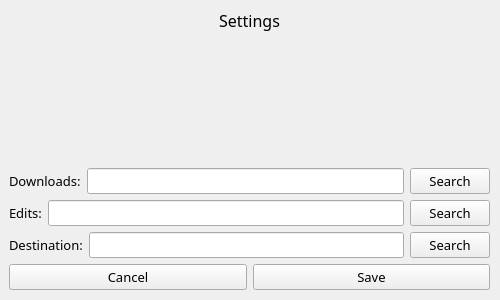
<?xml version="1.0" encoding="UTF-8"?>
<ui version="4.0">
 <class>Frame</class>
 <widget class="QFrame" name="Frame">
  <property name="enabled">
   <bool>true</bool>
  </property>
  <property name="geometry">
   <rect>
    <x>0</x>
    <y>0</y>
    <width>500</width>
    <height>300</height>
   </rect>
  </property>
  <property name="font">
   <font>
    <family>Yu Gothic UI Semilight</family>
    <pointsize>10</pointsize>
   </font>
  </property>
  <property name="windowTitle">
   <string>Frame</string>
  </property>
  <widget class="QWidget" name="gridLayoutWidget">
   <property name="geometry">
    <rect>
     <x>-1</x>
     <y>-1</y>
     <width>501</width>
     <height>301</height>
    </rect>
   </property>
   <layout class="QGridLayout" name="gridLayout">
    <property name="leftMargin">
     <number>10</number>
    </property>
    <property name="topMargin">
     <number>10</number>
    </property>
    <property name="rightMargin">
     <number>10</number>
    </property>
    <property name="bottomMargin">
     <number>10</number>
    </property>
    <item row="0" column="1">
     <widget class="QLabel" name="settings">
      <property name="font">
       <font>
        <pointsize>12</pointsize>
        <weight>50</weight>
        <italic>false</italic>
        <bold>false</bold>
        <underline>false</underline>
        <kerning>true</kerning>
       </font>
      </property>
      <property name="mouseTracking">
       <bool>false</bool>
      </property>
      <property name="acceptDrops">
       <bool>false</bool>
      </property>
      <property name="text">
       <string>Settings</string>
      </property>
      <property name="alignment">
       <set>Qt::AlignHCenter|Qt::AlignTop</set>
      </property>
     </widget>
    </item>
    <item row="1" column="1">
     <layout class="QHBoxLayout" name="dlSettingsContainer">
      <item>
       <widget class="QLabel" name="dlLabel">
        <property name="font">
         <font>
          <weight>50</weight>
          <italic>false</italic>
          <bold>false</bold>
         </font>
        </property>
        <property name="text">
         <string>Downloads:</string>
        </property>
       </widget>
      </item>
      <item>
       <widget class="QLineEdit" name="dlDirectPathEdit"/>
      </item>
      <item>
       <widget class="QPushButton" name="dlSearchBtn">
        <property name="cursor">
         <cursorShape>PointingHandCursor</cursorShape>
        </property>
        <property name="text">
         <string>Search</string>
        </property>
        <property name="default">
         <bool>false</bool>
        </property>
        <property name="flat">
         <bool>false</bool>
        </property>
       </widget>
      </item>
     </layout>
    </item>
    <item row="2" column="1">
     <layout class="QHBoxLayout" name="editsSettingsContainer">
      <item>
       <widget class="QLabel" name="editsLabel">
        <property name="font">
         <font>
          <weight>50</weight>
          <italic>false</italic>
          <bold>false</bold>
         </font>
        </property>
        <property name="text">
         <string>Edits:</string>
        </property>
       </widget>
      </item>
      <item>
       <widget class="QLineEdit" name="editsPathEdit">
        <property name="text">
         <string/>
        </property>
       </widget>
      </item>
      <item>
       <widget class="QPushButton" name="editsSearchBtn">
        <property name="text">
         <string>Search</string>
        </property>
        <property name="default">
         <bool>false</bool>
        </property>
        <property name="flat">
         <bool>false</bool>
        </property>
       </widget>
      </item>
     </layout>
    </item>
    <item row="3" column="1">
     <layout class="QHBoxLayout" name="destinationSettingsContainer">
      <item>
       <widget class="QLabel" name="destLabel">
        <property name="font">
         <font>
          <weight>50</weight>
          <italic>false</italic>
          <bold>false</bold>
         </font>
        </property>
        <property name="text">
         <string>Destination:</string>
        </property>
       </widget>
      </item>
      <item>
       <widget class="QLineEdit" name="destPathEdit"/>
      </item>
      <item>
       <widget class="QPushButton" name="destSearchBtn">
        <property name="text">
         <string>Search</string>
        </property>
        <property name="default">
         <bool>false</bool>
        </property>
        <property name="flat">
         <bool>false</bool>
        </property>
       </widget>
      </item>
     </layout>
    </item>
    <item row="4" column="1">
     <layout class="QGridLayout" name="settingsSaveCancel">
      <item row="0" column="1">
       <widget class="QPushButton" name="settingsSaveBtn">
        <property name="text">
         <string>Save</string>
        </property>
       </widget>
      </item>
      <item row="0" column="0">
       <widget class="QPushButton" name="settingsCancelBtn">
        <property name="text">
         <string>Cancel</string>
        </property>
       </widget>
      </item>
     </layout>
    </item>
   </layout>
  </widget>
 </widget>
 <resources/>
 <connections/>
</ui>
